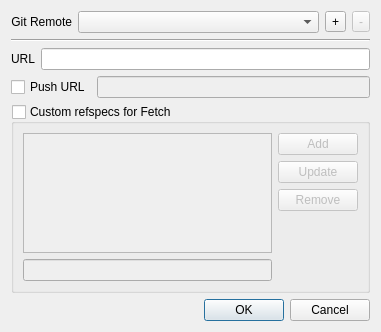
<?xml version="1.0" encoding="UTF-8"?>
<ui version="4.0">
 <class>RemotesDlg</class>
 <widget class="QDialog" name="RemotesDlg">
  <property name="geometry">
   <rect>
    <x>0</x>
    <y>0</y>
    <width>381</width>
    <height>332</height>
   </rect>
  </property>
  <layout class="QGridLayout" name="gridLayout">
   <item row="0" column="0" colspan="3">
    <layout class="QHBoxLayout" name="horizontalLayout">
     <item>
      <widget class="QLabel" name="label_3">
       <property name="sizePolicy">
        <sizepolicy hsizetype="Maximum" vsizetype="Preferred">
         <horstretch>0</horstretch>
         <verstretch>0</verstretch>
        </sizepolicy>
       </property>
       <property name="text">
        <string>Git Remote</string>
       </property>
       <property name="alignment">
        <set>Qt::AlignRight|Qt::AlignTrailing|Qt::AlignVCenter</set>
       </property>
      </widget>
     </item>
     <item>
      <widget class="QComboBox" name="txtRemotes">
       <property name="toolTip">
        <string>&lt;p&gt;Select the Git Remote, you like to edit.&lt;br/&gt;&lt;/p&gt;
&lt;p&gt;Tip: Double-Click to rename a selected Remote.&lt;/b&gt;
</string>
       </property>
      </widget>
     </item>
     <item>
      <widget class="QToolButton" name="btnAddRemote">
       <property name="toolTip">
        <string>Add a new Remote.</string>
       </property>
       <property name="text">
        <string>+</string>
       </property>
      </widget>
     </item>
     <item>
      <widget class="QToolButton" name="btnDeleteRemote">
       <property name="enabled">
        <bool>false</bool>
       </property>
       <property name="toolTip">
        <string>Delete this Remote.</string>
       </property>
       <property name="text">
        <string>-</string>
       </property>
      </widget>
     </item>
    </layout>
   </item>
   <item row="1" column="0" colspan="3">
    <widget class="Line" name="line">
     <property name="orientation">
      <enum>Qt::Horizontal</enum>
     </property>
    </widget>
   </item>
   <item row="2" column="0">
    <widget class="QLabel" name="label_2">
     <property name="sizePolicy">
      <sizepolicy hsizetype="Maximum" vsizetype="Preferred">
       <horstretch>0</horstretch>
       <verstretch>0</verstretch>
      </sizepolicy>
     </property>
     <property name="text">
      <string>URL</string>
     </property>
     <property name="alignment">
      <set>Qt::AlignRight|Qt::AlignTrailing|Qt::AlignVCenter</set>
     </property>
     <property name="buddy">
      <cstring>txtUrl</cstring>
     </property>
    </widget>
   </item>
   <item row="2" column="1" colspan="2">
    <widget class="LineEdit" name="txtUrl">
     <property name="mandatory" stdset="0">
      <bool>true</bool>
     </property>
    </widget>
   </item>
   <item row="3" column="0" colspan="2">
    <widget class="QCheckBox" name="chkPushUrl">
     <property name="sizePolicy">
      <sizepolicy hsizetype="Maximum" vsizetype="Fixed">
       <horstretch>0</horstretch>
       <verstretch>0</verstretch>
      </sizepolicy>
     </property>
     <property name="text">
      <string>Push URL</string>
     </property>
    </widget>
   </item>
   <item row="3" column="2">
    <widget class="LineEdit" name="txtPushUrl">
     <property name="enabled">
      <bool>false</bool>
     </property>
     <property name="mandatory" stdset="0">
      <bool>true</bool>
     </property>
    </widget>
   </item>
   <item row="4" column="0" colspan="3">
    <widget class="QGroupBox" name="chkRefSpecs">
     <property name="title">
      <string>Custom refspecs for Fetch</string>
     </property>
     <property name="checkable">
      <bool>true</bool>
     </property>
     <property name="checked">
      <bool>false</bool>
     </property>
     <layout class="QGridLayout" name="gridLayout_2">
      <item row="4" column="0">
       <widget class="QLineEdit" name="txtEditRefSpec"/>
      </item>
      <item row="1" column="1">
       <widget class="QPushButton" name="btnUpdateRefSpec">
        <property name="text">
         <string>Update</string>
        </property>
       </widget>
      </item>
      <item row="2" column="1">
       <widget class="QPushButton" name="btnRemoveRefSpec">
        <property name="text">
         <string>Remove</string>
        </property>
       </widget>
      </item>
      <item row="0" column="1">
       <widget class="QPushButton" name="btnAddRefSpec">
        <property name="text">
         <string>Add</string>
        </property>
       </widget>
      </item>
      <item row="0" column="0" rowspan="4">
       <widget class="QTreeView" name="treeRefSpecs">
        <property name="sizePolicy">
         <sizepolicy hsizetype="Expanding" vsizetype="Minimum">
          <horstretch>0</horstretch>
          <verstretch>0</verstretch>
         </sizepolicy>
        </property>
        <property name="minimumSize">
         <size>
          <width>0</width>
          <height>50</height>
         </size>
        </property>
       </widget>
      </item>
     </layout>
    </widget>
   </item>
   <item row="5" column="2">
    <widget class="QDialogButtonBox" name="buttonBox">
     <property name="standardButtons">
      <set>QDialogButtonBox::Cancel|QDialogButtonBox::Ok</set>
     </property>
    </widget>
   </item>
  </layout>
 </widget>
 <customwidgets>
  <customwidget>
   <class>LineEdit</class>
   <extends>QLineEdit</extends>
   <header>libMacGitverCore/Widgets/LineEdit.h</header>
  </customwidget>
 </customwidgets>
 <tabstops>
  <tabstop>chkRefSpecs</tabstop>
  <tabstop>treeRefSpecs</tabstop>
  <tabstop>txtEditRefSpec</tabstop>
  <tabstop>btnAddRefSpec</tabstop>
  <tabstop>btnUpdateRefSpec</tabstop>
  <tabstop>btnRemoveRefSpec</tabstop>
  <tabstop>buttonBox</tabstop>
 </tabstops>
 <resources/>
 <connections>
  <connection>
   <sender>buttonBox</sender>
   <signal>accepted()</signal>
   <receiver>RemotesDlg</receiver>
   <slot>accept()</slot>
   <hints>
    <hint type="sourcelabel">
     <x>252</x>
     <y>302</y>
    </hint>
    <hint type="destinationlabel">
     <x>157</x>
     <y>274</y>
    </hint>
   </hints>
  </connection>
  <connection>
   <sender>buttonBox</sender>
   <signal>rejected()</signal>
   <receiver>RemotesDlg</receiver>
   <slot>reject()</slot>
   <hints>
    <hint type="sourcelabel">
     <x>320</x>
     <y>302</y>
    </hint>
    <hint type="destinationlabel">
     <x>286</x>
     <y>274</y>
    </hint>
   </hints>
  </connection>
  <connection>
   <sender>chkPushUrl</sender>
   <signal>toggled(bool)</signal>
   <receiver>txtPushUrl</receiver>
   <slot>setEnabled(bool)</slot>
   <hints>
    <hint type="sourcelabel">
     <x>70</x>
     <y>128</y>
    </hint>
    <hint type="destinationlabel">
     <x>203</x>
     <y>129</y>
    </hint>
   </hints>
  </connection>
 </connections>
</ui>
